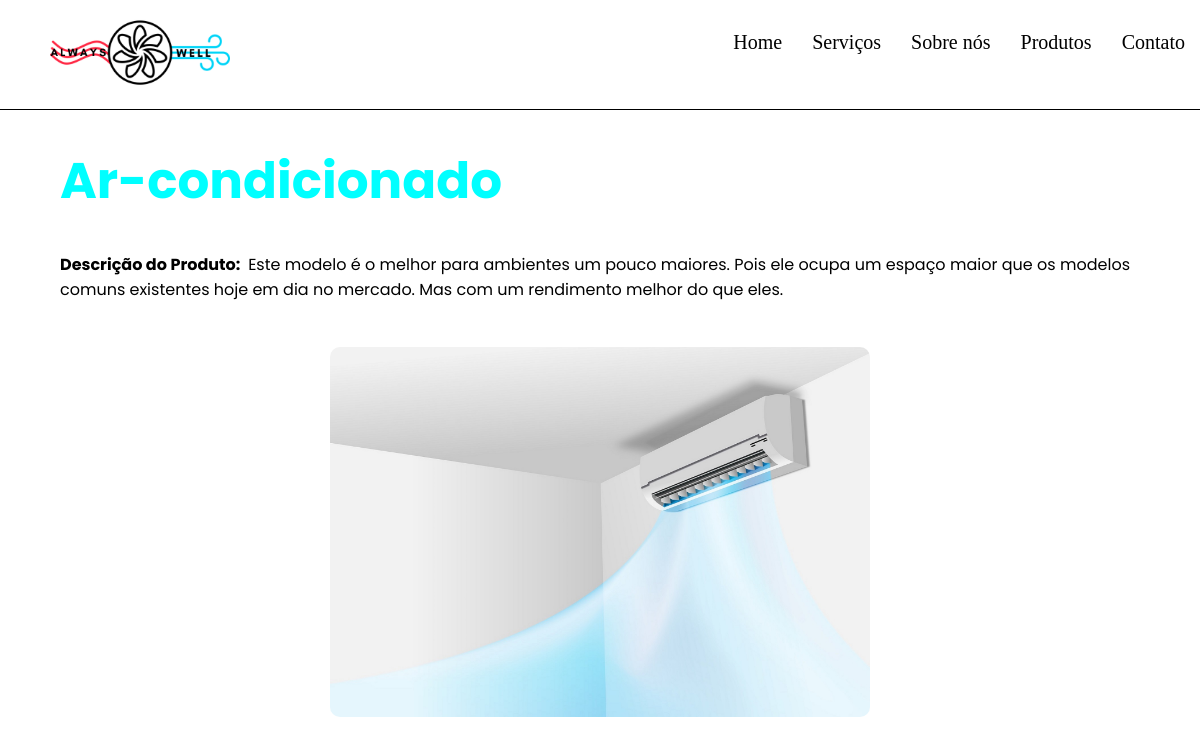
/produtos.php?id_produto=2, run on the app's committed database.
### tables this page shows
CREATE TABLE `tbprodutos` (
  `id_produto` int(11) NOT NULL,
  `descri_produto` varchar(100) NOT NULL,
  `resumo_produto` varchar(1000) DEFAULT NULL,
  `imagem_produto` varchar(50) DEFAULT NULL
);

### produtos.php (the view, shortened to what this page needs)
<?php
include 'conn/connect.php';
$produto = $_GET['id_produto'];
$lista = $conn->query("select * from tbprodutos where id_produto = '$produto'");
$row_produto = $lista->fetch_assoc();
?>
<!DOCTYPE html>
<html lang="pt-BR">
<head>
    <link rel="stylesheet" href="css/style.css">
</head>
<body>
<main>
    <div class="content">
        <div class="left-side">
            <h1><strong><?php echo $row_produto['descri_produto']?></strong></h1>
            <p><strong>Descrição do Produto:&nbsp;</strong> <?php echo $row_produto['resumo_produto']; ?></p>
        </div>
        <div class="rigth-side">
            <img src="img/<?php echo $row_produto['imagem_produto']?>">
        </div>
    </div>
</main>
</body>
</html>

### css/style.css (style rules this page uses)
.topo { background-color: #fff; width: 100%; border-bottom: 1px solid black; }
.logo { width: 15vw; margin-left: 50px; }
.topo ul { list-style: none; padding: 0; margin-right: 300px; }
.topo ul li { display: inline; }
.topo ul li a { font-size: 15pt; display: inline-block; color: black; text-decoration: none; padding: 15px; float: right; }
body { cursor: url(../img/cursor.cur), default; margin: 0; padding: 0; }
.content { display: flex; font-family: 'Poppins', sans-serif; padding: 0 5%; }
.left-side { width: 100%; }
.left-side h1 { font-size: 50px; color: aqua; }
.left-side p { text-align: justify; padding-right: 10px; }
.rigth-side { width: 100%; }
.rigth-side img { width: 100%; border-radius: 10px; margin-top: 45px; }
@media screen and (max-width: 1200px) { .topo ul { margin-right: 0px; } }
@media screen and (max-width: 1200px) { .content { display: block; } }
@media screen and (max-width: 1200px) { .rigth-side img { display: block; width: 50%; padding-top: 0px; margin-left: auto; margin-right: auto; } }

### data on the page
tbprodutos: descri_produto "Ar-condicionado", resumo_produto "Este modelo é o melhor para ambientes um pouco maiores. Pois ele ocupa um espaço maior que os modelos comuns existentes hoje em dia no mercado. Mas com um rendimento melhor do que eles.", imagem_produto (picture)
